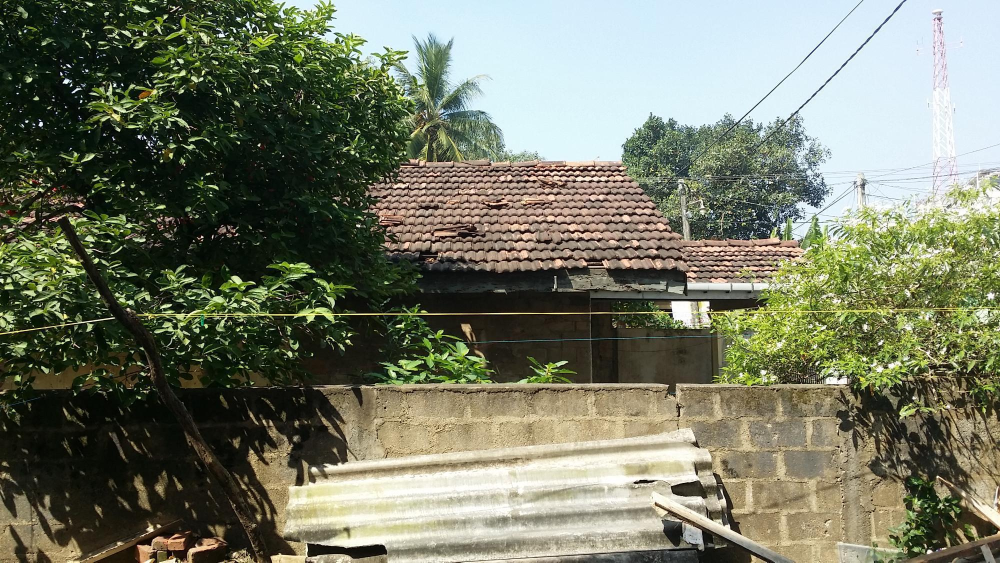
//> input picture Stitchin_program/Test_new/2.jpg, 2000 x 1125 px (shown at 1/2 size)
$ ./test1 1.jpg 2.jpg   (built with g++ and OpenCV 4)
//> lines starting //> are read from the running program, lines starting //| are printed output that depends on the picture
#include <stdio.h>
#include <iostream>

#include "opencv2/core/core.hpp"
#include "opencv2/features2d/features2d.hpp"
#include "opencv2/highgui/highgui.hpp"
#include "opencv2/nonfree/nonfree.hpp"
#include "opencv2/calib3d/calib3d.hpp"
#include "opencv2/imgproc/imgproc.hpp"

using namespace cv;

void readme();

/** @function main */
int main( int argc, char** argv )
{
 if( argc != 3 )
 { readme(); return -1; }

// Load the images
 Mat image1= imread( argv[2] );
//> image1 is the input picture: 1125 rows x 2000 cols, CV_8UC3; mean B, G, R 101.9, 121.3, 117
 Mat image2= imread( argv[1] );
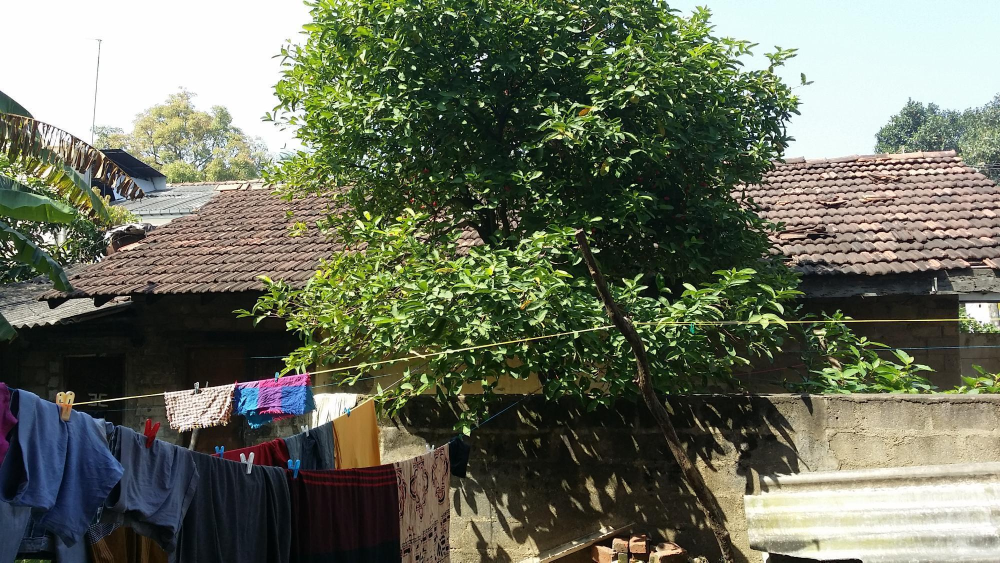
//> input picture Stitchin_program/Test_new/1.jpg, 2000 x 1125 px (shown at 1/2 size)
//> image2 is the input picture: 1125 rows x 2000 cols, CV_8UC3; mean B, G, R 92.8, 110.6, 105.7
 Mat gray_image1;
 Mat gray_image2;
 // Convert to Grayscale
 cvtColor( image1, gray_image1, CV_RGB2GRAY );
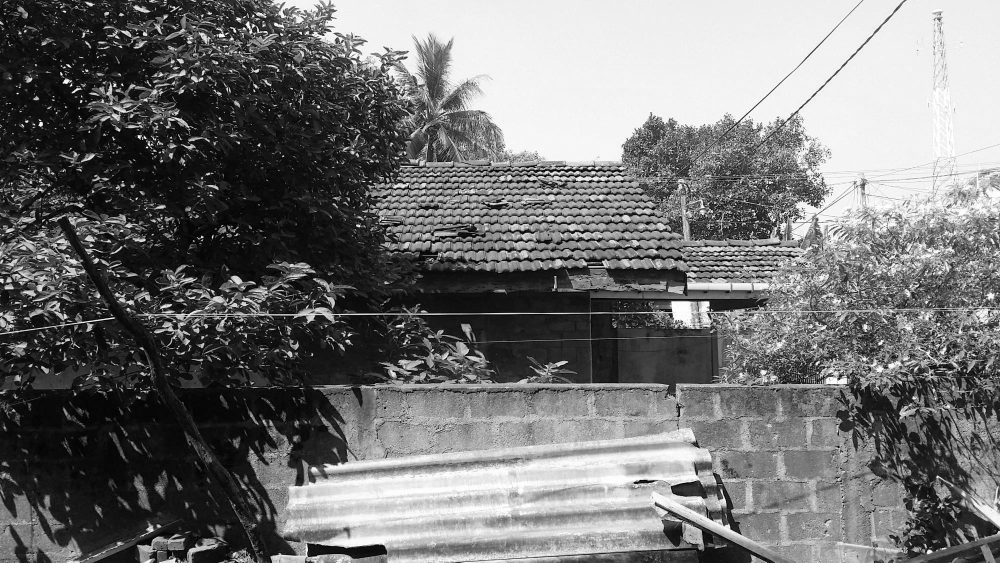
//> gray_image1: 1125 rows x 2000 cols, CV_8UC1 (shown at 1/2 size); min 0, max 255, mean 115
 cvtColor( image2, gray_image2, CV_RGB2GRAY );
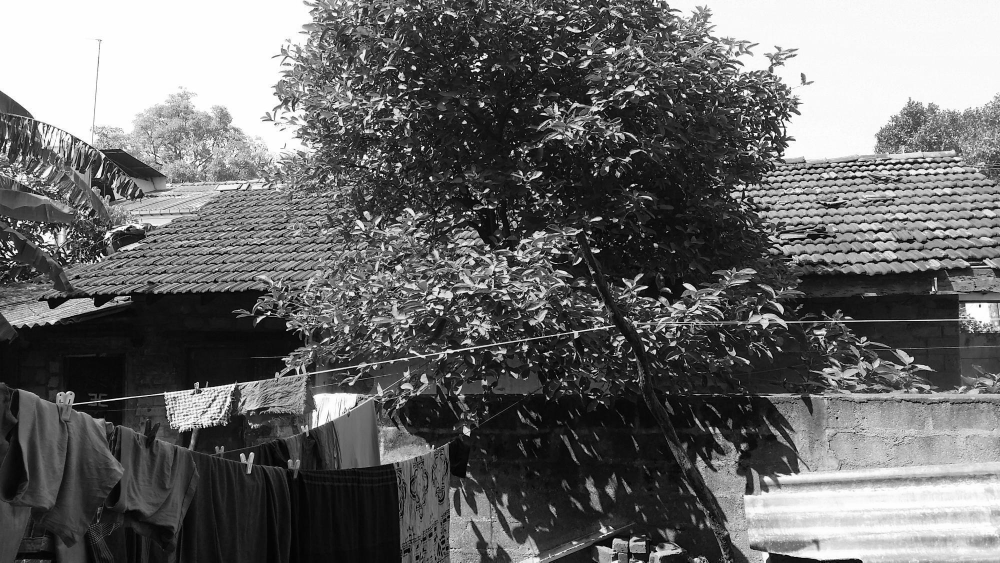
//> gray_image2: 1125 rows x 2000 cols, CV_8UC1 (shown at 1/2 size); min 0, max 255, mean 104.7

imshow("first image",image2);
 imshow("second image",image1);

if( !gray_image1.data || !gray_image2.data )
 { std::cout<< " --(!) Error reading images " << std::endl; return -1; }

//-- Step 1: Detect the keypoints using SURF Detector
 int minHessian = 400;

//> (the run ends here: the program needs code that is not available in this run, at `SurfFeatureDetector detector( minHessian );`)
